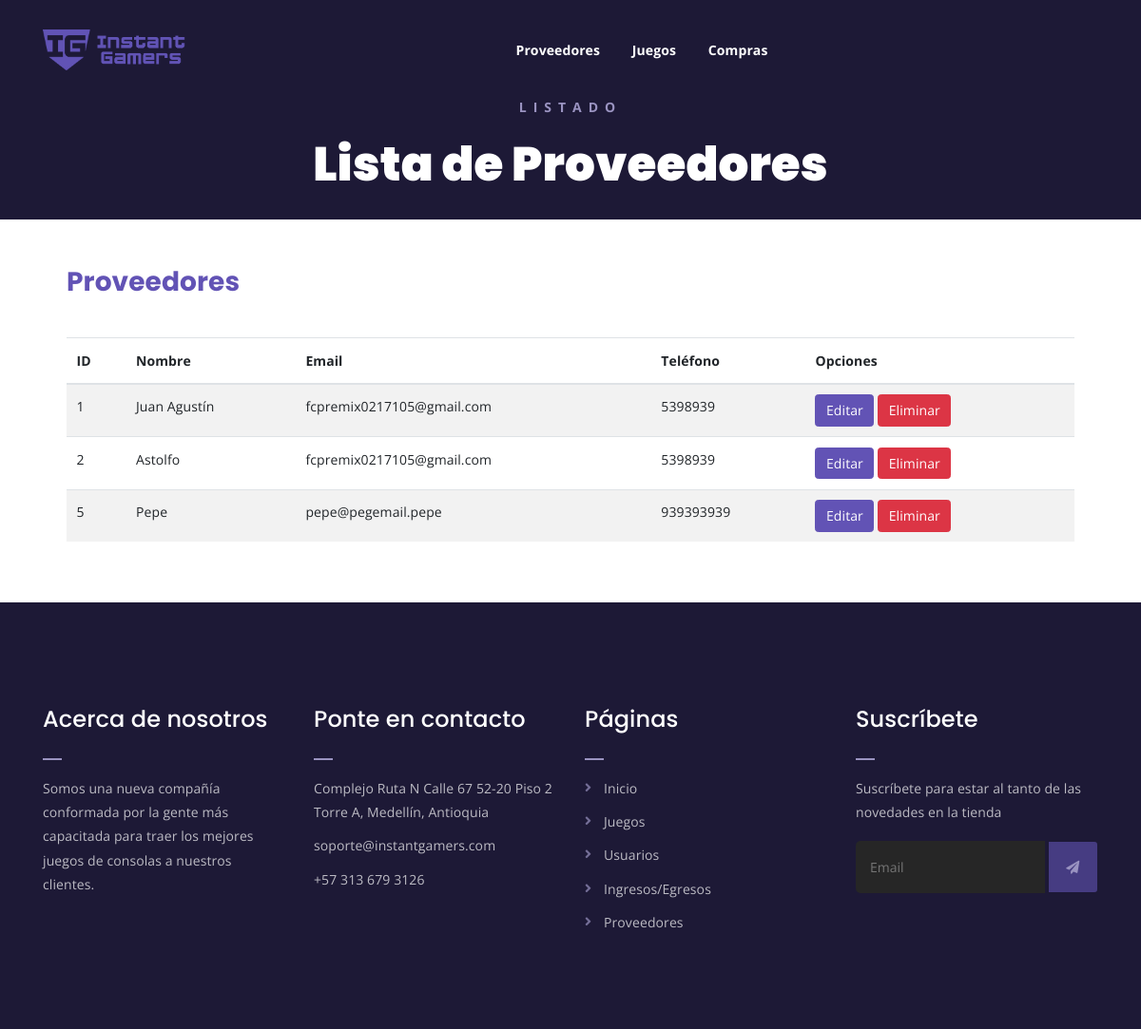
Before: /webapp/proveedores/ with the older database file.
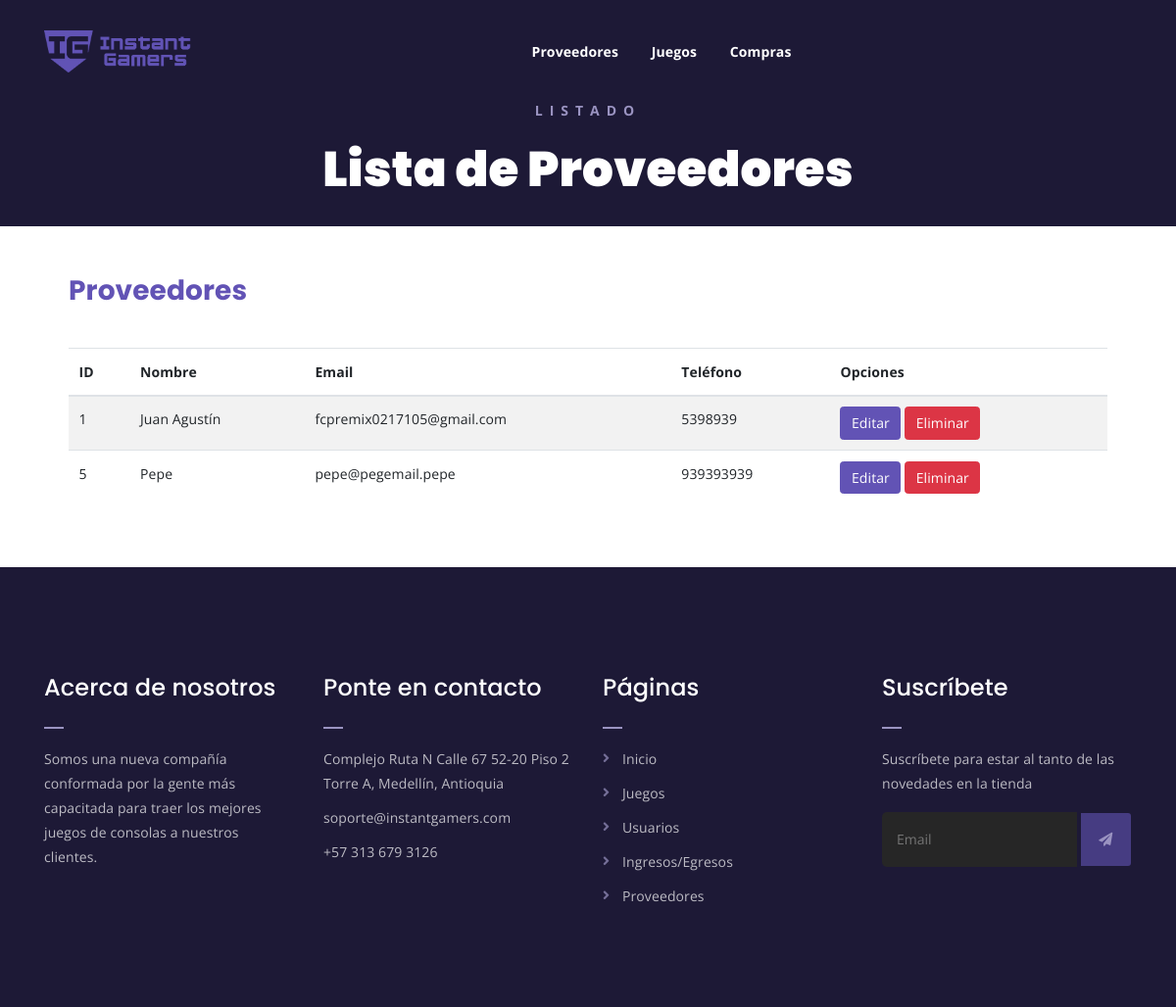
After: the same page with the newer database file.
### webapp/models.py (models this page shows, shortened)
class Proveedor(models.Model):
    nombre = models.CharField(max_length=50)
    email = models.EmailField(max_length=100)
    telefono = models.IntegerField(null=True)
    habilitado = models.BooleanField(default = True)

### webapp/views.py (the view)
# urls.py: path('proveedores/', views.listarProveedores, name="listarProveedores"),
def listarProveedores(request):
    proveedores = Proveedor.objects.filter(habilitado = True)
    return render(request, 'webapp/proveedor/listar_proveedores.html', {'proveedores': proveedores})

### webapp/templates/webapp/proveedor/listar_proveedores.html (shortened to what this page needs)
{% extends 'webapp/base-crud.html' %}
{% load static %}
{% block encabezado %}Listado{% endblock encabezado %}
{% block subencabezado %}Lista de Proveedores{% endblock subencabezado %}
{% block contenedor %}
{% if proveedores %}
<div class="listar-generos-juegos mt-150 mb-150">
    <div class="contenedor">
        <h3>Proveedores</h3>
		<br/>
        <div class="table-responsive">
            <table id="lista" class="table table-striped table-hover">
                <thead>
                    <tr>
                        <th>ID</th>
                        <th>Nombre</th>
                        <th>Email</th>
                        <th>Teléfono</th>
                        <th colspan="2">Opciones</th>
                    </tr>
                </thead>
                <tbody>
                    {% for proveedor in proveedores %}
                    <tr>
                        <td> {{proveedor.id}} </td>
                        <td> {{proveedor.nombre}}</td>
                        <td> {{proveedor.email}}</td>
                        <td> {{proveedor.telefono}}</td>
                        <td>
                            <a href="{% url 'webapp:edicionProveedor' proveedor.id %}" class="btn btn-info">Editar</a>
                            <a href="{% url 'webapp:eliminarProveedor' proveedor.id %}" class="btn btn-danger">Eliminar</a>
                        </td>
                    </tr>
                    {% endfor %}
                </tbody>
            </table>
        </div>
    </div>
</div>
{% else %}
No hay datos
{% endif %}
{% endblock contenedor %}

Changed rows visible on the page:
no longer on this page (row edited): Proveedor: id "2", nombre "Astolfo", email "fcpremix0217105@gmail.com", telefono "5398939"
